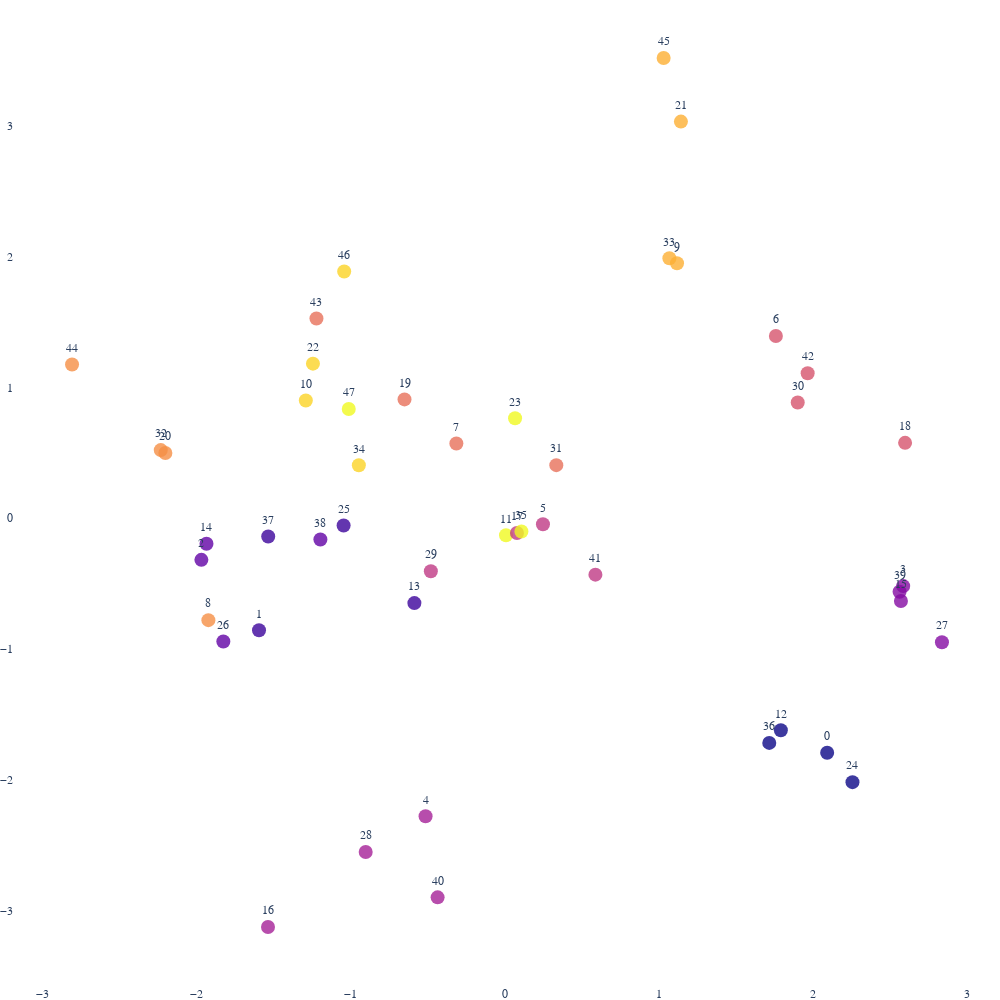

Notebook code cell kept with this figure:
### Code cell
user_input = list(range(48))

labels = [f'{i}' for i in user_input]

opacity = 0.8
colors = [i%12 for i in user_input] 

display_pca_scatterplot(model.offset_encoder, user_input, labels, opacity, colors, 
                        fontsize=12, markersize=14, cam=(0.5,0,0), dims=2, avg=False)

### Figure 1 — Plotly figure (JSON) as saved in the notebook; plotly's stock layout.template omitted (floating-point values rounded to 4 significant figures)
{"data": [{"marker": {"color": [0, 1, 2, 3, 4, 5, 6, 7, 8, 9, 10, 11, 0, 1, 2, 3, 4, 5, 6, 7, 8, 9, 10, 11, 0, 1, 2, 3, 4, 5, 6, 7, 8, 9, 10, 11, 0, 1, 2, 3, 4, 5, 6, 7, 8, 9, 10, 11], "opacity": 0.8, "size": 14}, "mode": "markers+text", "text": ["0", "1", "2", "3", "4", "5", "6", "7", "8", "9", "10", "11", "12", "13", "14", "15", "16", "17", "18", "19", "20", "21", "22", "23", "24", "25", "26", "27", "28", "29", "30", "31", "32", "33", "34", "35", "36", "37", "38", "39", "40", "41", "42", "43", "44", "45", "46", "47"], "textfont": {"size": 12}, "textposition": "top center", "type": "scatter", "x": [2.093, -1.595, -1.969, 2.587, -0.5137, 0.2483, 1.76, -0.3137, -1.924, 1.119, -1.291, 0.008413, 1.793, -0.5862, -1.936, 2.572, -1.536, 0.0796, 2.599, -0.6504, -2.203, 1.144, -1.245, 0.06732, 2.258, -1.046, -1.826, 2.838, -0.9025, -0.4794, 1.902, 0.335, -2.233, 1.069, -0.9469, 0.1085, 1.717, -1.535, -1.197, 2.563, -0.4355, 0.5888, 1.967, -1.222, -2.809, 1.032, -1.042, -1.012], "y": [-1.793, -0.8575, -0.3189, -0.5197, -2.279, -0.04706, 1.392, 0.571, -0.7799, 1.948, 0.8987, -0.1312, -1.622, -0.6497, -0.1964, -0.6339, -3.126, -0.1142, 0.5756, 0.9076, 0.498, 3.031, 1.181, 0.7631, -2.018, -0.05592, -0.9436, -0.9486, -2.553, -0.4058, 0.8845, 0.4052, 0.52, 1.987, 0.4037, -0.1019, -1.718, -0.1407, -0.1629, -0.5629, -2.899, -0.432, 1.108, 1.526, 1.174, 3.518, 1.886, 0.8343]}], "layout": {"autosize": false, "font": {"family": "Courier New", "size": 12}, "height": 1000, "legend": {"font": {"color": "black", "family": "Courier New", "size": 20}, "x": 1, "y": 0.5}, "margin": {"b": 0, "l": 0, "r": 0, "t": 0}, "paper_bgcolor": "rgba(0,0,0,0)", "plot_bgcolor": "rgba(0,0,0,0)", "scene": {"camera": {"eye": {"x": 0.5, "y": 0, "z": 0}}}, "showlegend": false, "width": 1000}}
